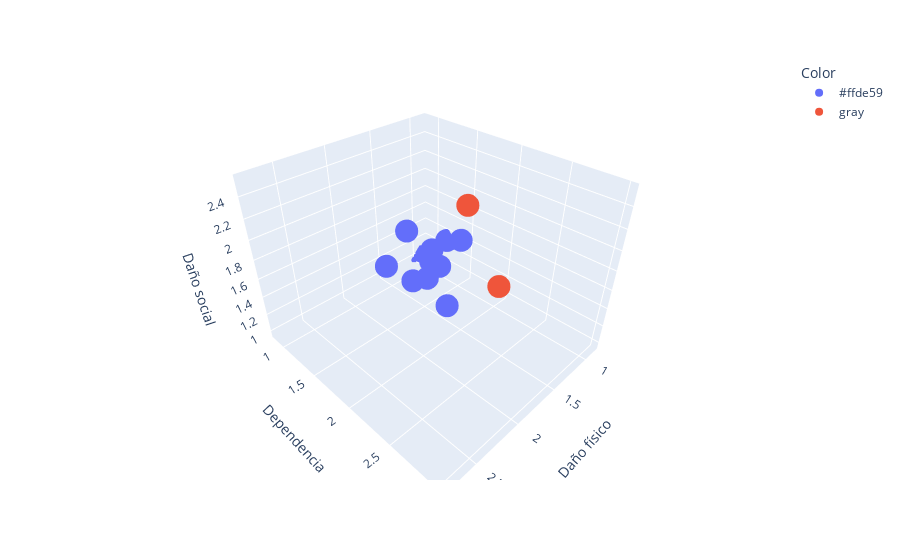

This figure's notebook cell:
### Code cell
import plotly.express as px
import pandas as pd

data = {
    "Sustancia": [
        "Heroína", "Cocaína", "Alcohol", "Ketamina", "Benzodiacepinas",
        "Anfetaminas", "Tabaco", "Marihuana", "Solventes", "LSD", "GHB", "Éxtasis", "Poppers"
    ],
    "Daño físico": [
        2.78, 2.33, 1.40, 2.00, 1.63, 1.81, 1.24, 0.99, 1.28, 1.13, 0.86, 1.05, 0.93
    ],
    "Dependencia": [
        3.00, 2.39, 1.93, 1.54, 1.83, 1.67, 2.21, 1.51, 1.01, 1.23, 1.19, 1.13, 0.87
    ],
    "Daño social": [
        2.54, 2.17, 2.21, 1.69, 1.65, 1.50, 1.42, 1.50, 1.52, 1.32, 1.30, 1.09, 0.97
    ]
}

df = pd.DataFrame(data)

# Actualizar el color de los puntos para sustancias legales (alcohol y tabaco) a gris
df['Color'] = df['Sustancia'].apply(lambda x: 'gray' if x in ['Alcohol', 'Tabaco'] else '#ffde59')

fig = px.scatter_3d(df, x="Daño físico", y="Dependencia", z="Daño social", text="Sustancia", color="Color")

# Ocultar el nombre de las sustancias
fig.update_traces(text='')

fig.update_layout(scene=dict(xaxis_title="Daño físico", yaxis_title="Dependencia", zaxis_title="Daño social"))
fig.show()

### Figure 1 — Plotly figure (JSON) as saved in the notebook; plotly's stock layout.template omitted (floating-point values rounded to 4 significant figures)
{"data": [{"hovertemplate": "Color=#ffde59<br>Daño físico=%{x}<br>Dependencia=%{y}<br>Daño social=%{z}<br>Sustancia=%{text}<extra></extra>", "legendgroup": "#ffde59", "marker": {"color": "#636efa", "symbol": "circle"}, "mode": "markers+text", "name": "#ffde59", "scene": "scene", "showlegend": true, "text": "", "type": "scatter3d", "x": [2.78, 2.33, 2, 1.63, 1.81, 0.99, 1.28, 1.13, 0.86, 1.05, 0.93], "y": [3, 2.39, 1.54, 1.83, 1.67, 1.51, 1.01, 1.23, 1.19, 1.13, 0.87], "z": [2.54, 2.17, 1.69, 1.65, 1.5, 1.5, 1.52, 1.32, 1.3, 1.09, 0.97]}, {"hovertemplate": "Color=gray<br>Daño físico=%{x}<br>Dependencia=%{y}<br>Daño social=%{z}<br>Sustancia=%{text}<extra></extra>", "legendgroup": "gray", "marker": {"color": "#EF553B", "symbol": "circle"}, "mode": "markers+text", "name": "gray", "scene": "scene", "showlegend": true, "text": "", "type": "scatter3d", "x": [1.4, 1.24], "y": [1.93, 2.21], "z": [2.21, 1.42]}], "layout": {"legend": {"title": {"text": "Color"}, "tracegroupgap": 0}, "margin": {"t": 60}, "scene": {"domain": {"x": [0, 1], "y": [0, 1]}, "xaxis": {"title": {"text": "Daño físico"}}, "yaxis": {"title": {"text": "Dependencia"}}, "zaxis": {"title": {"text": "Daño social"}}}}}
